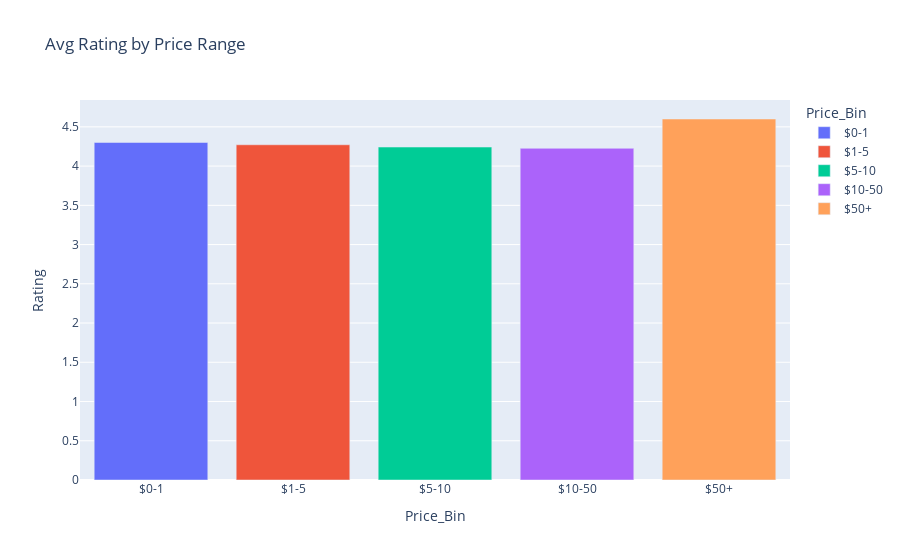

The notebook cell saved with this chart:
### Code cell
fig = px.bar(price_perf, x='Price_Bin', y='Rating', title='Avg Rating by Price Range', color='Price_Bin')
fig.show()

### Figure 1 — Plotly figure (JSON) as saved in the notebook; plotly's stock layout.template omitted (floating-point values rounded to 4 significant figures)
{"data": [{"hovertemplate": "Price_Bin=%{x}<br>Rating=%{y}<extra></extra>", "legendgroup": "$0-1", "marker": {"color": "#636efa", "pattern": {"shape": ""}}, "name": "$0-1", "orientation": "v", "showlegend": true, "textposition": "auto", "type": "bar", "x": ["$0-1"], "xaxis": "x", "y": [4.301], "yaxis": "y"}, {"hovertemplate": "Price_Bin=%{x}<br>Rating=%{y}<extra></extra>", "legendgroup": "$1-5", "marker": {"color": "#EF553B", "pattern": {"shape": ""}}, "name": "$1-5", "orientation": "v", "showlegend": true, "textposition": "auto", "type": "bar", "x": ["$1-5"], "xaxis": "x", "y": [4.272], "yaxis": "y"}, {"hovertemplate": "Price_Bin=%{x}<br>Rating=%{y}<extra></extra>", "legendgroup": "$5-10", "marker": {"color": "#00cc96", "pattern": {"shape": ""}}, "name": "$5-10", "orientation": "v", "showlegend": true, "textposition": "auto", "type": "bar", "x": ["$5-10"], "xaxis": "x", "y": [4.243], "yaxis": "y"}, {"hovertemplate": "Price_Bin=%{x}<br>Rating=%{y}<extra></extra>", "legendgroup": "$10-50", "marker": {"color": "#ab63fa", "pattern": {"shape": ""}}, "name": "$10-50", "orientation": "v", "showlegend": true, "textposition": "auto", "type": "bar", "x": ["$10-50"], "xaxis": "x", "y": [4.227], "yaxis": "y"}, {"hovertemplate": "Price_Bin=%{x}<br>Rating=%{y}<extra></extra>", "legendgroup": "$50+", "marker": {"color": "#FFA15A", "pattern": {"shape": ""}}, "name": "$50+", "orientation": "v", "showlegend": true, "textposition": "auto", "type": "bar", "x": ["$50+"], "xaxis": "x", "y": [4.6], "yaxis": "y"}], "layout": {"barmode": "relative", "legend": {"title": {"text": "Price_Bin"}, "tracegroupgap": 0}, "title": {"text": "Avg Rating by Price Range"}, "xaxis": {"anchor": "y", "categoryarray": ["$0-1", "$1-5", "$5-10", "$10-50", "$50+"], "categoryorder": "array", "domain": [0, 1], "title": {"text": "Price_Bin"}}, "yaxis": {"anchor": "x", "domain": [0, 1], "title": {"text": "Rating"}}}}
